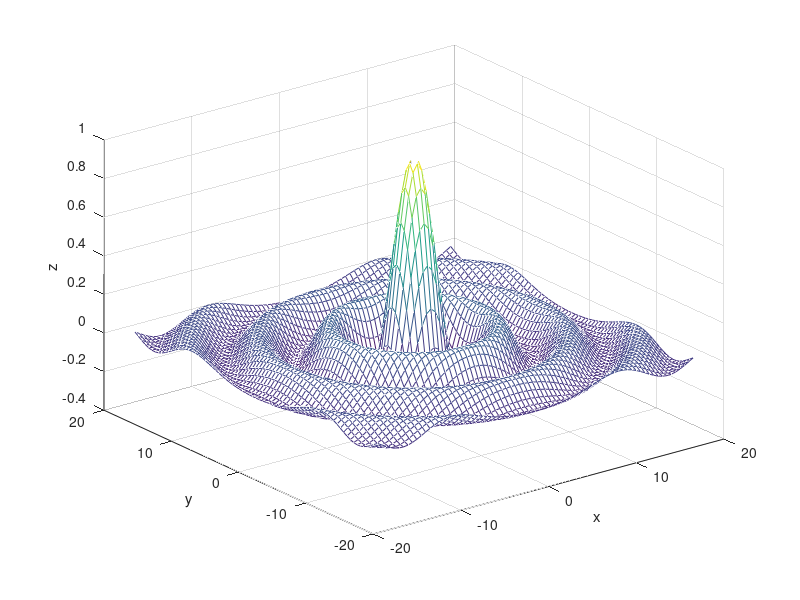

Write MATLAB code to recreate this figure.
%a13.m
clear;  close;
xa=-18:0.5:18;  ya=xa;
[x,y]=meshgrid(xa,ya);
z=sin(sqrt(x.^2+y.^2))./(sqrt(x.^2+y.^2)+eps);
mesh(x,y,z)
xlabel('x');  ylabel('y'); zlabel('z');